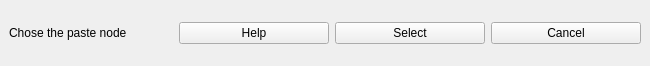
<?xml version="1.0" encoding="UTF-8"?>
<ui version="4.0">
 <class>ChoosePasteNodeWidget</class>
 <widget class="QDockWidget" name="ChoosePasteNodeWidget">
  <property name="geometry">
   <rect>
    <x>0</x>
    <y>0</y>
    <width>650</width>
    <height>66</height>
   </rect>
  </property>
  <property name="minimumSize">
   <size>
    <width>650</width>
    <height>66</height>
   </size>
  </property>
  <property name="maximumSize">
   <size>
    <width>6000</width>
    <height>66</height>
   </size>
  </property>
  <property name="windowTitle">
   <string>DockWidget</string>
  </property>
  <widget class="QWidget" name="dockWidgetContents">
   <layout class="QHBoxLayout" name="horizontalLayout">
    <item>
     <widget class="QLabel" name="label">
      <property name="text">
       <string>Chose the paste node</string>
      </property>
     </widget>
    </item>
    <item>
     <widget class="QPushButton" name="helpButton">
      <property name="maximumSize">
       <size>
        <width>150</width>
        <height>16777215</height>
       </size>
      </property>
      <property name="text">
       <string>Help</string>
      </property>
     </widget>
    </item>
    <item>
     <widget class="QPushButton" name="selectButton">
      <property name="maximumSize">
       <size>
        <width>150</width>
        <height>16777215</height>
       </size>
      </property>
      <property name="text">
       <string>Select</string>
      </property>
     </widget>
    </item>
    <item>
     <widget class="QPushButton" name="cancelButton">
      <property name="maximumSize">
       <size>
        <width>150</width>
        <height>16777215</height>
       </size>
      </property>
      <property name="text">
       <string>Cancel</string>
      </property>
     </widget>
    </item>
   </layout>
  </widget>
 </widget>
 <resources/>
 <connections/>
</ui>
